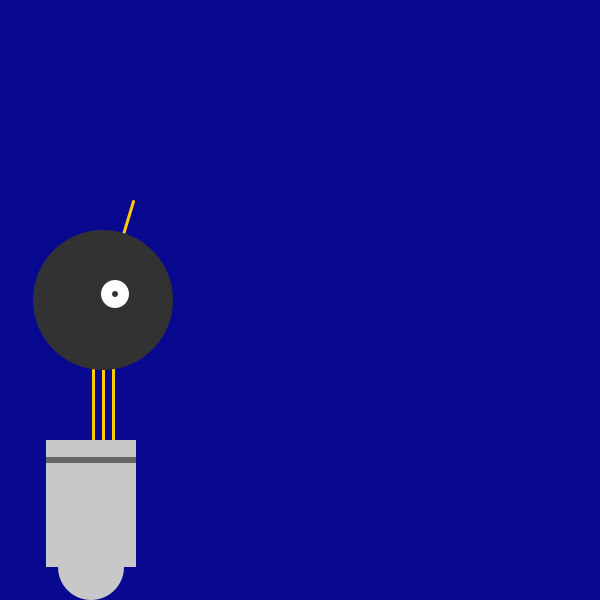
Frame 1 (no input)
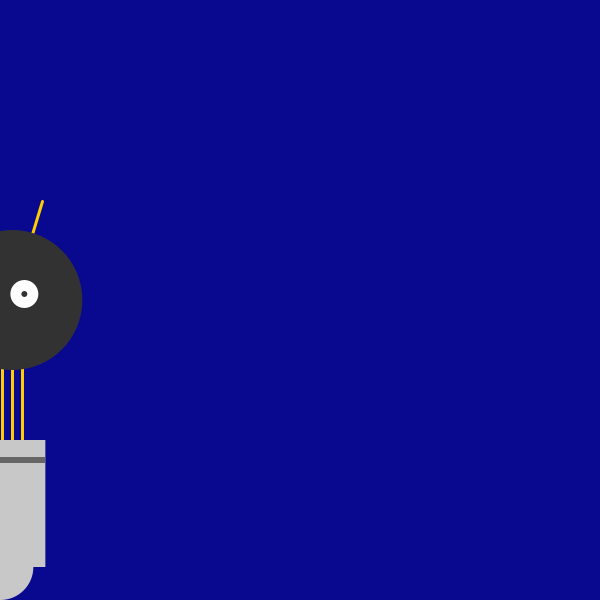
Frame 60 (the mouse pressed at the canvas centre just before this capture)
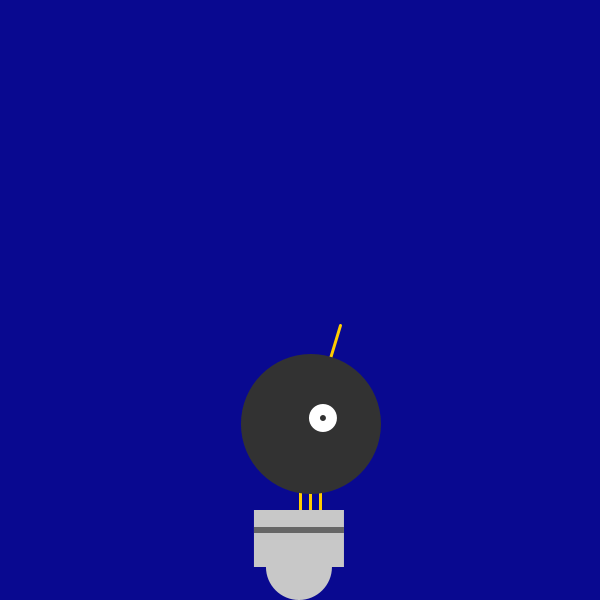
Frame 120 (the mouse held since frame 60 and released just before this capture)

The Processing sketch that drew these frames (run headless with seeded random() and noise(); from frame 60 on, the mouse is pressed at the canvas centre):

// Processing sketch: processing_81178
// ── processing_81178.pde

// Robot 3: Response from "Getting Started with Processing"
// by Reas & Fry. O'Reilly / Make 2010
// re-coded by Programming AtTemp 2012
 
float x = 100;          // X-coordinate
float y = 600;         // Y-coordinate
int radius = 70;       // Head Radius
int bodyHeight = 200;  // Body Height
int neckHeight = 200;   // Neck Height
 
// int x = 264;                                    // X-coordinate
// int y = 420;                                    // Y-coordinate
// int radius = 50;
// int bodyHeight = 110;                           // Body Height
// int neckHeight = 140;                           // Neck Height
 
float easing = 0.09;
 
void setup() {
  size(600, 600);
  smooth();
  strokeWeight(3);
  ellipseMode(RADIUS);
 
// size(600, 600);
// smooth();
// strokeWeight(3);
// ellipseMode(RADIUS);
}
 
void draw() {
   
  int targetX = mouseX;
  x += (targetX - x) * easing;
     
  if (mousePressed) {
    neckHeight = 16;
    bodyHeight = 90;
  } else {
    neckHeight = 70;
    bodyHeight = 160;
  }
   
  float ny = y - bodyHeight - neckHeight - radius;
// int ny = y - bodyHeight - neckHeight - radius;  // Neck Y 
  background(#090990);
// background(#990000);                            //Templeton Maroon
   
  // Neck
  stroke(#ffcc00);                 // Set stroke to Templeton Gold
  line(x+2, y-bodyHeight, x+2, ny);
  line(x+12, y-bodyHeight, x+12, ny);
  line(x+22, y-bodyHeight, x+22, ny);
 
// Neck from Robot2
// stroke(#ffcc00);                                // Set stroke to Templeton Gold
// line(x+2, y-bodyHeight, x+2, ny);               // Left
// line(x+12, y-bodyHeight, x+12, ny);             // Middle
// line(x+22, y-bodyHeight, x+22, ny);             // Right
  
// Neck from Robot1
// line(266, 257, 266, 162);   // Left
// line(276, 257, 276, 162);   // Middle
// line(286, 257, 286, 162);   // Right
 
  // Antennae
  line(x+12, ny, x-18, ny-43);
  line(x+12, ny, x+42, ny-99);
  line(x+12, ny, x+78, ny+15);
 
// Antennae from Robot2
// line(x+12, ny, x-18, ny-43);                    // Small
// line(x+12, ny, x+42, ny-99);                    // Tall
// line(x+12, ny, x+78, ny+15);                    // Medium
  
// Antennae from Robot1
// line(276, 155, 246, 112);   // Small
// line(276, 155, 306, 56);    // Tall
// line(276, 155, 342, 170);   // Medium
  
  // Body
  noStroke();
  fill(200);
  ellipse(x, y-33, 33, 33);
  fill(200);
  rect(x-45, y-bodyHeight, 90, bodyHeight-33);
  fill(102);
  rect(x-45, y-bodyHeight+17, 90, 6);
   
// Body
// noStroke();                                     // Disable stroke
// fill(102);                                      // Set fill to gray
// ellipse(x, y+10, 33, 33);                       // Antigravity orb
// fill(0);                                        // Set fill to black
// rect(x-45, y-bodyHeight, 90, bodyHeight+10);    // Main body
// fill(102);                                      // Set fill to gray
// rect(x-45, y-bodyHeight+17, 90, 6);             // Gray stripe
  
// Body from Robot1
// ellipse(264, 377, 33, 33);  // Antigravity orb
// rect(219, 257, 90, 120);    // Main body
// rect(219, 274, 90, 6);      // Gray stripe
  
 
  // Head
  fill(50);
  ellipse(x+12, ny, radius, radius);
  fill(255);
  ellipse(x+24, ny-6, 14, 14);
  fill(50);
  ellipse(x+24, ny-6, 3, 3);
  
// Head
// fill(0);                                        // Set fill to black
// ellipse(x+12, ny, radius, radius);              // Head
// fill(255);                                      // Set fill to white
// ellipse(x+24, ny-6, 14, 14);                    // Large eye
// fill(0);                                        // Set fill to black
// ellipse(x+24, ny-6, 3, 3);                      // Pupil
// fill(153);                                      // Set fill to light gray
// ellipse(x, ny-8, 5, 5);                         // Small eye 1
// ellipse(x+30, ny-26, 4, 4);                     // Small eye 2
// ellipse(x+41, ny+6, 3, 3);                      // Small eye 3
  
// Head from Robot1
// ellipse(276, 155, 45, 45);  // Head
// ellipse(288, 150, 14, 14);  // Large eye
// ellipse(288, 150, 3, 3);    // Pupil
// ellipse(263, 148, 5, 5);    // Small eye 1
// ellipse(296, 130, 4, 4);    // Small eye 2
// ellipse(305, 162, 3, 3);    // Small eye 3
 
}
